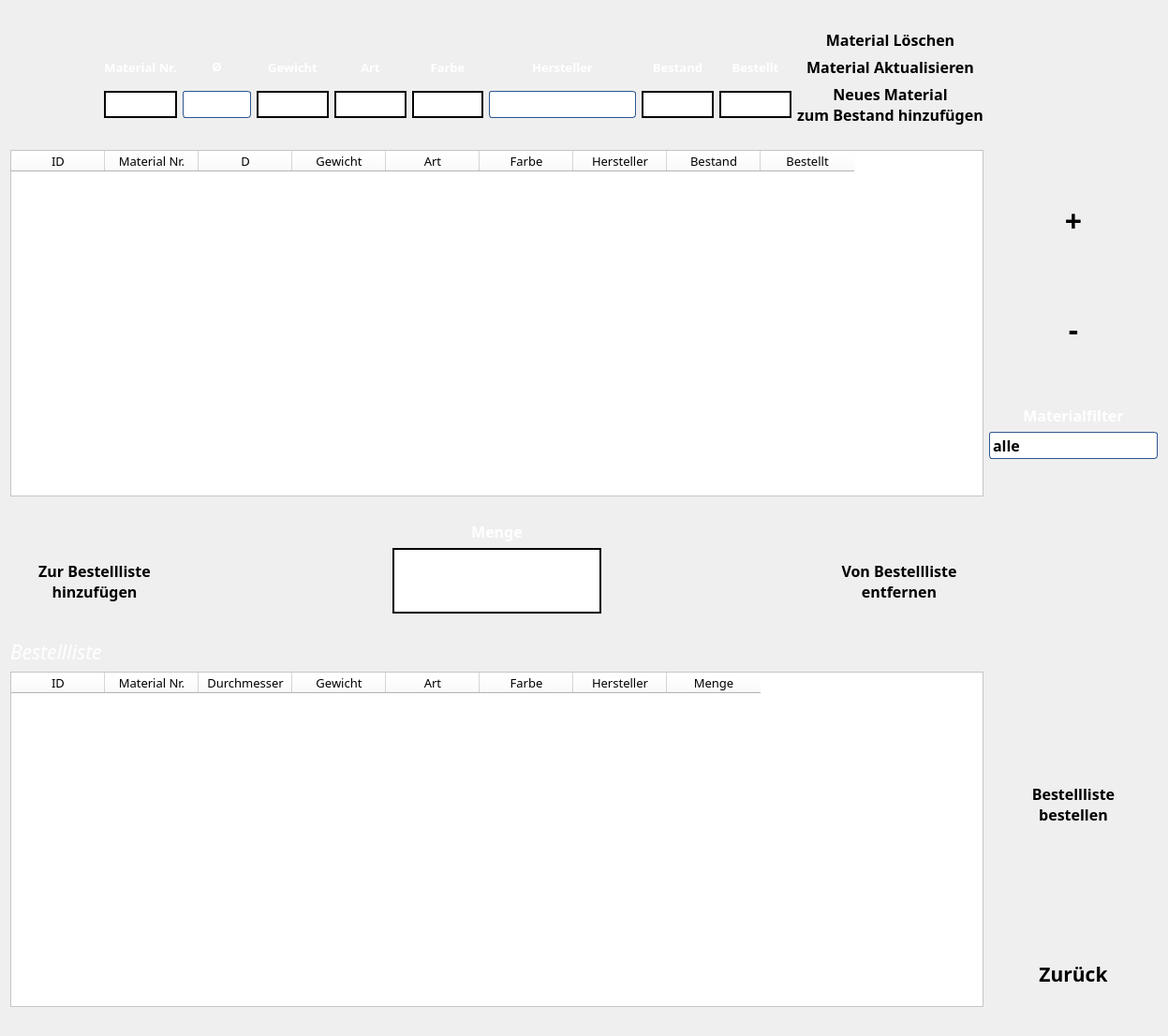
<?xml version="1.0" encoding="UTF-8"?>
<ui version="4.0">
 <class>materialbestand</class>
 <widget class="QDialog" name="materialbestand">
  <property name="geometry">
   <rect>
    <x>0</x>
    <y>0</y>
    <width>1247</width>
    <height>1106</height>
   </rect>
  </property>
  <property name="windowTitle">
   <string>Materialbestand</string>
  </property>
  <property name="styleSheet">
   <string notr="true">background-color:qlineargradient(x1: 0, y1: 0, x2: 0, y2: 1,
                     stop: 0 #7d7d7d, stop: 0.4 #787878,
                     stop: 0.5 #616161, stop: 1.0 #464646);</string>
  </property>
  <layout class="QGridLayout" name="gridLayout_2">
   <item row="7" column="0">
    <spacer name="verticalSpacer_8">
     <property name="orientation">
      <enum>Qt::Vertical</enum>
     </property>
     <property name="sizeType">
      <enum>QSizePolicy::Fixed</enum>
     </property>
     <property name="sizeHint" stdset="0">
      <size>
       <width>20</width>
       <height>20</height>
      </size>
     </property>
    </spacer>
   </item>
   <item row="4" column="1">
    <layout class="QVBoxLayout" name="verticalLayout_2">
     <item>
      <spacer name="verticalSpacer_6">
       <property name="orientation">
        <enum>Qt::Vertical</enum>
       </property>
       <property name="sizeHint" stdset="0">
        <size>
         <width>20</width>
         <height>40</height>
        </size>
       </property>
      </spacer>
     </item>
     <item>
      <widget class="QPushButton" name="PlusButton">
       <property name="minimumSize">
        <size>
         <width>180</width>
         <height>70</height>
        </size>
       </property>
       <property name="font">
        <font>
         <family>VW Head CarUI</family>
         <pointsize>24</pointsize>
         <weight>75</weight>
         <bold>true</bold>
        </font>
       </property>
       <property name="styleSheet">
        <string notr="true">QPushButton{
background: qlineargradient(x1: 0, y1: 0, x2: 0, y2: 1,
                     stop: 0 #c8def3, stop: 0.4 #79aee2,
                     stop: 0.5 #6fa3d6, stop: 1.0 #6798c7);
color:rgb(0, 0, 0);
border-style:outset;
}
QPushButton:hover{
background: qlineargradient(x1: 0, y1: 0, x2: 0, y2: 1,
                     stop: 0 #6798c7, stop: 0.4 #6fa3d6,
                     stop: 0.5 #79aee2, stop: 1.0 #c8def3);
border-style:outset;
border-width:3px;
border-color:rgb(46, 87, 143);
}
QPushButton:pressed{
background-color: rgb(200, 222, 243);
border-style:inset;
}
</string>
       </property>
       <property name="text">
        <string>+</string>
       </property>
      </widget>
     </item>
     <item>
      <spacer name="verticalSpacer_5">
       <property name="orientation">
        <enum>Qt::Vertical</enum>
       </property>
       <property name="sizeHint" stdset="0">
        <size>
         <width>20</width>
         <height>40</height>
        </size>
       </property>
      </spacer>
     </item>
     <item>
      <widget class="QPushButton" name="MinusButton">
       <property name="minimumSize">
        <size>
         <width>180</width>
         <height>70</height>
        </size>
       </property>
       <property name="font">
        <font>
         <family>VW Head CarUI</family>
         <pointsize>24</pointsize>
         <weight>75</weight>
         <bold>true</bold>
        </font>
       </property>
       <property name="styleSheet">
        <string notr="true">QPushButton{
background: qlineargradient(x1: 0, y1: 0, x2: 0, y2: 1,
                     stop: 0 #c8def3, stop: 0.4 #79aee2,
                     stop: 0.5 #6fa3d6, stop: 1.0 #6798c7);
color:rgb(0, 0, 0);
border-style:outset;
}
QPushButton:hover{
background: qlineargradient(x1: 0, y1: 0, x2: 0, y2: 1,
                     stop: 0 #6798c7, stop: 0.4 #6fa3d6,
                     stop: 0.5 #79aee2, stop: 1.0 #c8def3);
border-style:outset;
border-width:3px;
border-color:rgb(46, 87, 143);
}
QPushButton:pressed{
background-color: rgb(200, 222, 243);
border-style:inset;
}
</string>
       </property>
       <property name="text">
        <string>-</string>
       </property>
      </widget>
     </item>
     <item>
      <spacer name="verticalSpacer_4">
       <property name="orientation">
        <enum>Qt::Vertical</enum>
       </property>
       <property name="sizeHint" stdset="0">
        <size>
         <width>20</width>
         <height>40</height>
        </size>
       </property>
      </spacer>
     </item>
     <item>
      <widget class="QLabel" name="label">
       <property name="font">
        <font>
         <family>VW Head CarUI</family>
         <pointsize>12</pointsize>
         <weight>75</weight>
         <bold>true</bold>
        </font>
       </property>
       <property name="styleSheet">
        <string notr="true">color:rgb(255,255,255)</string>
       </property>
       <property name="text">
        <string>Materialfilter</string>
       </property>
       <property name="alignment">
        <set>Qt::AlignCenter</set>
       </property>
      </widget>
     </item>
     <item>
      <widget class="QComboBox" name="FilterBox">
       <property name="font">
        <font>
         <family>VW Head CarUI</family>
         <pointsize>12</pointsize>
         <weight>75</weight>
         <bold>true</bold>
        </font>
       </property>
       <property name="styleSheet">
        <string notr="true">QComboBox {
    border: 1px solid;
	border-color:rgb(46, 87, 143);
    border-radius: 3px;
    padding: 1px 18px 1px 3px;
    min-width: 6em;
}

QComboBox:editable {
    background: white;
}
QComboBox:hover {
    border-color:rgb(255, 255, 255);
}

QListView{
    background: rgb(255, 255, 255);
}

QComboBox:!editable, QComboBox::drop-down:editable {
     background: qlineargradient(x1: 0, y1: 0, x2: 0, y2: 1,
                                 stop: 0 #c8def3, stop: 0.4 #79aee2,
                                 stop: 0.5 #6fa3d6, stop: 1.0 #6798c7);
}

/* QComboBox gets the &quot;on&quot; state when the popup is open */
QComboBox:!editable:on, QComboBox::drop-down:editable:on {
    background: qlineargradient(x1: 0, y1: 0, x2: 0, y2: 1,
                                stop: 0 #6798c7, stop: 0.4 #6fa3d6,
                                stop: 0.5 #79aee2, stop: 1.0 #c8def3);
}

QComboBox:on { /* shift the text when the popup opens */
    padding-top: 3px;
    padding-left: 4px;
}

QComboBox::drop-down {
    subcontrol-origin: padding;
    subcontrol-position: top right;
    width: 15px;

    border-left-width: 1px;
    border-left-color: rgb(255, 255, 255);
    border-left-style: solid; /* just a single line */
    border-top-right-radius: 3px; /* same radius as the QComboBox */
    border-bottom-right-radius: 3px;
}

QComboBox::down-arrow {
    
}

QComboBox::down-arrow:on { /* shift the arrow when popup is open */
    top: 1px;
    left: 1px;
}</string>
       </property>
       <item>
        <property name="text">
         <string>alle</string>
        </property>
       </item>
       <item>
        <property name="text">
         <string>PLA</string>
        </property>
       </item>
       <item>
        <property name="text">
         <string>PLA-Refill</string>
        </property>
       </item>
       <item>
        <property name="text">
         <string>PETG</string>
        </property>
       </item>
       <item>
        <property name="text">
         <string>ABS</string>
        </property>
       </item>
       <item>
        <property name="text">
         <string>GreenTec</string>
        </property>
       </item>
       <item>
        <property name="text">
         <string>Filaflex</string>
        </property>
       </item>
       <item>
        <property name="text">
         <string>PC</string>
        </property>
       </item>
       <item>
        <property name="text">
         <string>PP</string>
        </property>
       </item>
       <item>
        <property name="text">
         <string>sonstige</string>
        </property>
       </item>
      </widget>
     </item>
     <item>
      <spacer name="verticalSpacer_7">
       <property name="orientation">
        <enum>Qt::Vertical</enum>
       </property>
       <property name="sizeHint" stdset="0">
        <size>
         <width>20</width>
         <height>40</height>
        </size>
       </property>
      </spacer>
     </item>
    </layout>
   </item>
   <item row="0" column="0">
    <spacer name="verticalSpacer_10">
     <property name="orientation">
      <enum>Qt::Vertical</enum>
     </property>
     <property name="sizeType">
      <enum>QSizePolicy::Fixed</enum>
     </property>
     <property name="sizeHint" stdset="0">
      <size>
       <width>20</width>
       <height>20</height>
      </size>
     </property>
    </spacer>
   </item>
   <item row="9" column="1">
    <layout class="QVBoxLayout" name="verticalLayout">
     <item>
      <spacer name="verticalSpacer_3">
       <property name="orientation">
        <enum>Qt::Vertical</enum>
       </property>
       <property name="sizeHint" stdset="0">
        <size>
         <width>20</width>
         <height>40</height>
        </size>
       </property>
      </spacer>
     </item>
     <item>
      <widget class="QPushButton" name="BestellenBut">
       <property name="minimumSize">
        <size>
         <width>180</width>
         <height>70</height>
        </size>
       </property>
       <property name="font">
        <font>
         <family>VW Head CarUI</family>
         <pointsize>12</pointsize>
         <weight>75</weight>
         <bold>true</bold>
        </font>
       </property>
       <property name="styleSheet">
        <string notr="true">QPushButton{
background: qlineargradient(x1: 0, y1: 0, x2: 0, y2: 1,
                     stop: 0 #c8def3, stop: 0.4 #79aee2,
                     stop: 0.5 #6fa3d6, stop: 1.0 #6798c7);
color:rgb(0, 0, 0);
border-style:outset;
}
QPushButton:hover{
background: qlineargradient(x1: 0, y1: 0, x2: 0, y2: 1,
                     stop: 0 #6798c7, stop: 0.4 #6fa3d6,
                     stop: 0.5 #79aee2, stop: 1.0 #c8def3);
border-style:outset;
border-width:3px;
border-color:rgb(46, 87, 143);
}
QPushButton:pressed{
background-color: rgb(200, 222, 243);
border-style:inset;
}
</string>
       </property>
       <property name="text">
        <string>Bestellliste
bestellen</string>
       </property>
      </widget>
     </item>
     <item>
      <spacer name="verticalSpacer">
       <property name="orientation">
        <enum>Qt::Vertical</enum>
       </property>
       <property name="sizeHint" stdset="0">
        <size>
         <width>20</width>
         <height>40</height>
        </size>
       </property>
      </spacer>
     </item>
     <item>
      <widget class="QPushButton" name="backToMainMenu">
       <property name="minimumSize">
        <size>
         <width>180</width>
         <height>70</height>
        </size>
       </property>
       <property name="font">
        <font>
         <family>VW Head CarUI</family>
         <pointsize>16</pointsize>
         <weight>75</weight>
         <bold>true</bold>
        </font>
       </property>
       <property name="styleSheet">
        <string notr="true">QPushButton{
background: qlineargradient(x1: 0, y1: 0, x2: 0, y2: 1,
                     stop: 0 #c8def3, stop: 0.4 #79aee2,
                     stop: 0.5 #6fa3d6, stop: 1.0 #6798c7);
color:rgb(0, 0, 0);
border-style:outset;
}
QPushButton:hover{
background: qlineargradient(x1: 0, y1: 0, x2: 0, y2: 1,
                     stop: 0 #6798c7, stop: 0.4 #6fa3d6,
                     stop: 0.5 #79aee2, stop: 1.0 #c8def3);
border-style:outset;
border-width:3px;
border-color:rgb(46, 87, 143);
}
QPushButton:pressed{
background-color: rgb(200, 222, 243);
border-style:inset;
}
</string>
       </property>
       <property name="text">
        <string>Zurück</string>
       </property>
      </widget>
     </item>
    </layout>
   </item>
   <item row="5" column="0">
    <spacer name="verticalSpacer_9">
     <property name="orientation">
      <enum>Qt::Vertical</enum>
     </property>
     <property name="sizeType">
      <enum>QSizePolicy::Fixed</enum>
     </property>
     <property name="sizeHint" stdset="0">
      <size>
       <width>20</width>
       <height>20</height>
      </size>
     </property>
    </spacer>
   </item>
   <item row="6" column="0">
    <layout class="QGridLayout" name="gridLayout">
     <item row="2" column="4">
      <widget class="QPushButton" name="delete2But">
       <property name="minimumSize">
        <size>
         <width>180</width>
         <height>70</height>
        </size>
       </property>
       <property name="font">
        <font>
         <family>VW Head CarUI</family>
         <pointsize>12</pointsize>
         <weight>75</weight>
         <bold>true</bold>
        </font>
       </property>
       <property name="styleSheet">
        <string notr="true">QPushButton{
background: qlineargradient(x1: 0, y1: 0, x2: 0, y2: 1,
                     stop: 0 #c8def3, stop: 0.4 #79aee2,
                     stop: 0.5 #6fa3d6, stop: 1.0 #6798c7);
color:rgb(0, 0, 0);
border-style:outset;
}
QPushButton:hover{
background: qlineargradient(x1: 0, y1: 0, x2: 0, y2: 1,
                     stop: 0 #6798c7, stop: 0.4 #6fa3d6,
                     stop: 0.5 #79aee2, stop: 1.0 #c8def3);
border-style:outset;
border-width:3px;
border-color:rgb(46, 87, 143);
}
QPushButton:pressed{
background-color: rgb(200, 222, 243);
border-style:inset;
}
</string>
       </property>
       <property name="text">
        <string>Von Bestellliste 
entfernen</string>
       </property>
      </widget>
     </item>
     <item row="2" column="0">
      <widget class="QPushButton" name="bestellHinzuBut">
       <property name="minimumSize">
        <size>
         <width>180</width>
         <height>70</height>
        </size>
       </property>
       <property name="font">
        <font>
         <family>VW Head CarUI</family>
         <pointsize>12</pointsize>
         <weight>75</weight>
         <bold>true</bold>
        </font>
       </property>
       <property name="styleSheet">
        <string notr="true">QPushButton{
background: qlineargradient(x1: 0, y1: 0, x2: 0, y2: 1,
                     stop: 0 #c8def3, stop: 0.4 #79aee2,
                     stop: 0.5 #6fa3d6, stop: 1.0 #6798c7);
color:rgb(0, 0, 0);
border-style:outset;
}
QPushButton:hover{
background: qlineargradient(x1: 0, y1: 0, x2: 0, y2: 1,
                     stop: 0 #6798c7, stop: 0.4 #6fa3d6,
                     stop: 0.5 #79aee2, stop: 1.0 #c8def3);
border-style:outset;
border-width:3px;
border-color:rgb(46, 87, 143);
}
QPushButton:pressed{
background-color: rgb(200, 222, 243);
border-style:inset;
}
</string>
       </property>
       <property name="text">
        <string>Zur Bestellliste 
hinzufügen</string>
       </property>
      </widget>
     </item>
     <item row="0" column="2">
      <widget class="QLabel" name="label_3">
       <property name="font">
        <font>
         <family>VW Head CarUI</family>
         <pointsize>12</pointsize>
         <weight>75</weight>
         <bold>true</bold>
        </font>
       </property>
       <property name="styleSheet">
        <string notr="true">color:rgb(255,255,255)</string>
       </property>
       <property name="text">
        <string>Menge</string>
       </property>
       <property name="alignment">
        <set>Qt::AlignCenter</set>
       </property>
      </widget>
     </item>
     <item row="2" column="2">
      <widget class="QLineEdit" name="li_counter">
       <property name="minimumSize">
        <size>
         <width>180</width>
         <height>70</height>
        </size>
       </property>
       <property name="font">
        <font>
         <family>VW Head CarUI</family>
         <pointsize>14</pointsize>
         <weight>75</weight>
         <bold>true</bold>
        </font>
       </property>
       <property name="styleSheet">
        <string notr="true">QLineEdit{
background-color:rgb(255, 255, 255);
border-style:solid;
border-width:2px;
border-color: qlineargradient(x1: 0, y1: 0, x2: 0, y2: 1,
                     stop: 0 #c8def3, stop: 0.4 #8daac4,
                     stop: 0.5 #5085b5, stop: 1.0 #226eb3);
}
QLineEdit:hover{
background-color:rgb(255, 255, 255);
border-style:solid;
border-width:2px;
border-color: qlineargradient(x1: 0, y1: 0, x2: 0, y2: 1,
                     stop: 0 #6798c7, stop: 0.4 #6fa3d6,
                     stop: 0.5 #79aee2, stop: 1.0 #c8def3);
}</string>
       </property>
       <property name="alignment">
        <set>Qt::AlignCenter</set>
       </property>
      </widget>
     </item>
     <item row="2" column="1">
      <spacer name="horizontalSpacer">
       <property name="orientation">
        <enum>Qt::Horizontal</enum>
       </property>
       <property name="sizeHint" stdset="0">
        <size>
         <width>40</width>
         <height>20</height>
        </size>
       </property>
      </spacer>
     </item>
     <item row="2" column="3">
      <spacer name="horizontalSpacer_2">
       <property name="orientation">
        <enum>Qt::Horizontal</enum>
       </property>
       <property name="sizeHint" stdset="0">
        <size>
         <width>40</width>
         <height>20</height>
        </size>
       </property>
      </spacer>
     </item>
    </layout>
   </item>
   <item row="10" column="0">
    <spacer name="verticalSpacer_11">
     <property name="orientation">
      <enum>Qt::Vertical</enum>
     </property>
     <property name="sizeType">
      <enum>QSizePolicy::Fixed</enum>
     </property>
     <property name="sizeHint" stdset="0">
      <size>
       <width>20</width>
       <height>20</height>
      </size>
     </property>
    </spacer>
   </item>
   <item row="8" column="0">
    <widget class="QLabel" name="label_2">
     <property name="font">
      <font>
       <family>Arial Rounded MT Bold</family>
       <pointsize>16</pointsize>
       <weight>50</weight>
       <italic>true</italic>
       <bold>false</bold>
       <underline>false</underline>
      </font>
     </property>
     <property name="styleSheet">
      <string notr="true">color:rgb(255,255,255)</string>
     </property>
     <property name="text">
      <string>Bestellliste</string>
     </property>
    </widget>
   </item>
   <item row="9" column="0">
    <widget class="QTableWidget" name="materialtable2">
     <property name="font">
      <font>
       <family>VW Head CarUI</family>
       <pointsize>10</pointsize>
      </font>
     </property>
     <property name="styleSheet">
      <string notr="true">background-color:rgb(255,255,255)</string>
     </property>
     <column>
      <property name="text">
       <string>ID</string>
      </property>
     </column>
     <column>
      <property name="text">
       <string>Material Nr.</string>
      </property>
     </column>
     <column>
      <property name="text">
       <string>Durchmesser</string>
      </property>
     </column>
     <column>
      <property name="text">
       <string>Gewicht</string>
      </property>
     </column>
     <column>
      <property name="text">
       <string>Art</string>
      </property>
     </column>
     <column>
      <property name="text">
       <string>Farbe</string>
      </property>
     </column>
     <column>
      <property name="text">
       <string>Hersteller</string>
      </property>
     </column>
     <column>
      <property name="text">
       <string>Menge</string>
      </property>
     </column>
    </widget>
   </item>
   <item row="4" column="0">
    <widget class="QTableWidget" name="materialtable">
     <property name="font">
      <font>
       <family>VW Head CarUI</family>
       <pointsize>10</pointsize>
      </font>
     </property>
     <property name="styleSheet">
      <string notr="true">background-color:rgb(255,255,255)</string>
     </property>
     <column>
      <property name="text">
       <string>ID</string>
      </property>
     </column>
     <column>
      <property name="text">
       <string>Material Nr.</string>
      </property>
     </column>
     <column>
      <property name="text">
       <string>D</string>
      </property>
     </column>
     <column>
      <property name="text">
       <string>Gewicht</string>
      </property>
     </column>
     <column>
      <property name="text">
       <string>Art</string>
      </property>
     </column>
     <column>
      <property name="text">
       <string>Farbe</string>
      </property>
     </column>
     <column>
      <property name="text">
       <string>Hersteller</string>
      </property>
     </column>
     <column>
      <property name="text">
       <string>Bestand</string>
      </property>
     </column>
     <column>
      <property name="text">
       <string>Bestellt</string>
      </property>
     </column>
    </widget>
   </item>
   <item row="2" column="0">
    <layout class="QGridLayout" name="gridLayout_3">
     <item row="1" column="9">
      <widget class="QPushButton" name="UpdateButton">
       <property name="font">
        <font>
         <family>VW Head CarUI</family>
         <pointsize>12</pointsize>
         <weight>75</weight>
         <bold>true</bold>
        </font>
       </property>
       <property name="styleSheet">
        <string notr="true">QPushButton{
background: qlineargradient(x1: 0, y1: 0, x2: 0, y2: 1,
                     stop: 0 #c8def3, stop: 0.4 #79aee2,
                     stop: 0.5 #6fa3d6, stop: 1.0 #6798c7);
color:rgb(0, 0, 0);
border-style:outset;
}
QPushButton:hover{
background: qlineargradient(x1: 0, y1: 0, x2: 0, y2: 1,
                     stop: 0 #6798c7, stop: 0.4 #6fa3d6,
                     stop: 0.5 #79aee2, stop: 1.0 #c8def3);
border-style:outset;
border-width:3px;
border-color:rgb(46, 87, 143);
}
QPushButton:pressed{
background-color: rgb(200, 222, 243);
border-style:inset;
}
</string>
       </property>
       <property name="text">
        <string>Material Aktualisieren</string>
       </property>
      </widget>
     </item>
     <item row="1" column="3">
      <widget class="QLabel" name="label_6">
       <property name="font">
        <font>
         <family>VW Head CarUI</family>
         <pointsize>10</pointsize>
         <weight>75</weight>
         <italic>false</italic>
         <bold>true</bold>
        </font>
       </property>
       <property name="styleSheet">
        <string notr="true">color:rgb(255,255,255)</string>
       </property>
       <property name="text">
        <string>Gewicht</string>
       </property>
       <property name="alignment">
        <set>Qt::AlignCenter</set>
       </property>
      </widget>
     </item>
     <item row="2" column="3">
      <widget class="QLineEdit" name="GewEdit">
       <property name="font">
        <font>
         <family>VW Head CarUI</family>
         <pointsize>12</pointsize>
         <weight>75</weight>
         <bold>true</bold>
        </font>
       </property>
       <property name="styleSheet">
        <string notr="true">QLineEdit{
background-color:rgb(255, 255, 255);
border-style:solid;
border-width:2px;
border-color: qlineargradient(x1: 0, y1: 0, x2: 0, y2: 1,
                     stop: 0 #c8def3, stop: 0.4 #8daac4,
                     stop: 0.5 #5085b5, stop: 1.0 #226eb3);
}
QLineEdit:hover{
background-color:rgb(255, 255, 255);
border-style:solid;
border-width:2px;
border-color: qlineargradient(x1: 0, y1: 0, x2: 0, y2: 1,
                     stop: 0 #6798c7, stop: 0.4 #6fa3d6,
                     stop: 0.5 #79aee2, stop: 1.0 #c8def3);
}</string>
       </property>
      </widget>
     </item>
     <item row="2" column="5">
      <widget class="QLineEdit" name="FarbeEdit">
       <property name="font">
        <font>
         <family>VW Head CarUI</family>
         <pointsize>12</pointsize>
         <weight>75</weight>
         <bold>true</bold>
        </font>
       </property>
       <property name="styleSheet">
        <string notr="true">QLineEdit{
background-color:rgb(255, 255, 255);
border-style:solid;
border-width:2px;
border-color: qlineargradient(x1: 0, y1: 0, x2: 0, y2: 1,
                     stop: 0 #c8def3, stop: 0.4 #8daac4,
                     stop: 0.5 #5085b5, stop: 1.0 #226eb3);
}
QLineEdit:hover{
background-color:rgb(255, 255, 255);
border-style:solid;
border-width:2px;
border-color: qlineargradient(x1: 0, y1: 0, x2: 0, y2: 1,
                     stop: 0 #6798c7, stop: 0.4 #6fa3d6,
                     stop: 0.5 #79aee2, stop: 1.0 #c8def3);
}</string>
       </property>
      </widget>
     </item>
     <item row="1" column="8">
      <widget class="QLabel" name="label_12">
       <property name="font">
        <font>
         <family>VW Head CarUI</family>
         <pointsize>10</pointsize>
         <weight>75</weight>
         <italic>false</italic>
         <bold>true</bold>
        </font>
       </property>
       <property name="styleSheet">
        <string notr="true">color:rgb(255,255,255)</string>
       </property>
       <property name="text">
        <string>Bestellt</string>
       </property>
       <property name="alignment">
        <set>Qt::AlignCenter</set>
       </property>
      </widget>
     </item>
     <item row="1" column="5">
      <widget class="QLabel" name="label_8">
       <property name="font">
        <font>
         <family>VW Head CarUI</family>
         <pointsize>10</pointsize>
         <weight>75</weight>
         <italic>false</italic>
         <bold>true</bold>
        </font>
       </property>
       <property name="styleSheet">
        <string notr="true">color:rgb(255,255,255)</string>
       </property>
       <property name="text">
        <string>Farbe</string>
       </property>
       <property name="alignment">
        <set>Qt::AlignCenter</set>
       </property>
      </widget>
     </item>
     <item row="2" column="8">
      <widget class="QLineEdit" name="li_bestellt">
       <property name="font">
        <font>
         <family>VW Head CarUI</family>
         <pointsize>12</pointsize>
         <weight>75</weight>
         <bold>true</bold>
        </font>
       </property>
       <property name="styleSheet">
        <string notr="true">QLineEdit{
background-color:rgb(255, 255, 255);
border-style:solid;
border-width:2px;
border-color: qlineargradient(x1: 0, y1: 0, x2: 0, y2: 1,
                     stop: 0 #c8def3, stop: 0.4 #8daac4,
                     stop: 0.5 #5085b5, stop: 1.0 #226eb3);
}
QLineEdit:hover{
background-color:rgb(255, 255, 255);
border-style:solid;
border-width:2px;
border-color: qlineargradient(x1: 0, y1: 0, x2: 0, y2: 1,
                     stop: 0 #6798c7, stop: 0.4 #6fa3d6,
                     stop: 0.5 #79aee2, stop: 1.0 #c8def3);
}</string>
       </property>
      </widget>
     </item>
     <item row="1" column="4">
      <widget class="QLabel" name="label_7">
       <property name="font">
        <font>
         <family>VW Head CarUI</family>
         <pointsize>10</pointsize>
         <weight>75</weight>
         <italic>false</italic>
         <bold>true</bold>
        </font>
       </property>
       <property name="styleSheet">
        <string notr="true">color:rgb(255,255,255)</string>
       </property>
       <property name="text">
        <string>Art</string>
       </property>
       <property name="alignment">
        <set>Qt::AlignCenter</set>
       </property>
      </widget>
     </item>
     <item row="1" column="2">
      <widget class="QLabel" name="label_5">
       <property name="font">
        <font>
         <family>VW Head CarUI</family>
         <pointsize>10</pointsize>
         <weight>75</weight>
         <italic>false</italic>
         <bold>true</bold>
        </font>
       </property>
       <property name="styleSheet">
        <string notr="true">color:rgb(255,255,255)</string>
       </property>
       <property name="text">
        <string>&lt;html&gt;&lt;head/&gt;&lt;body&gt;&lt;p&gt;Ø&lt;/p&gt;&lt;/body&gt;&lt;/html&gt;</string>
       </property>
       <property name="alignment">
        <set>Qt::AlignCenter</set>
       </property>
      </widget>
     </item>
     <item row="2" column="4">
      <widget class="QLineEdit" name="ArtEdit">
       <property name="font">
        <font>
         <family>VW Head CarUI</family>
         <pointsize>12</pointsize>
         <weight>75</weight>
         <bold>true</bold>
        </font>
       </property>
       <property name="styleSheet">
        <string notr="true">QLineEdit{
background-color:rgb(255, 255, 255);
border-style:solid;
border-width:2px;
border-color: qlineargradient(x1: 0, y1: 0, x2: 0, y2: 1,
                     stop: 0 #c8def3, stop: 0.4 #8daac4,
                     stop: 0.5 #5085b5, stop: 1.0 #226eb3);
}
QLineEdit:hover{
background-color:rgb(255, 255, 255);
border-style:solid;
border-width:2px;
border-color: qlineargradient(x1: 0, y1: 0, x2: 0, y2: 1,
                     stop: 0 #6798c7, stop: 0.4 #6fa3d6,
                     stop: 0.5 #79aee2, stop: 1.0 #c8def3);
}</string>
       </property>
      </widget>
     </item>
     <item row="1" column="1">
      <widget class="QLabel" name="label_4">
       <property name="font">
        <font>
         <family>VW Head CarUI</family>
         <pointsize>10</pointsize>
         <weight>75</weight>
         <italic>false</italic>
         <bold>true</bold>
        </font>
       </property>
       <property name="styleSheet">
        <string notr="true">color:rgb(255,255,255)</string>
       </property>
       <property name="text">
        <string>Material Nr.</string>
       </property>
       <property name="alignment">
        <set>Qt::AlignCenter</set>
       </property>
      </widget>
     </item>
     <item row="1" column="6">
      <widget class="QLabel" name="label_9">
       <property name="font">
        <font>
         <family>VW Head CarUI</family>
         <pointsize>10</pointsize>
         <weight>75</weight>
         <italic>false</italic>
         <bold>true</bold>
        </font>
       </property>
       <property name="styleSheet">
        <string notr="true">color:rgb(255,255,255)</string>
       </property>
       <property name="text">
        <string>Hersteller</string>
       </property>
       <property name="alignment">
        <set>Qt::AlignCenter</set>
       </property>
      </widget>
     </item>
     <item row="1" column="7">
      <widget class="QLabel" name="label_10">
       <property name="font">
        <font>
         <family>VW Head CarUI</family>
         <pointsize>10</pointsize>
         <weight>75</weight>
         <italic>false</italic>
         <bold>true</bold>
        </font>
       </property>
       <property name="styleSheet">
        <string notr="true">color:rgb(255,255,255)</string>
       </property>
       <property name="text">
        <string>Bestand</string>
       </property>
       <property name="alignment">
        <set>Qt::AlignCenter</set>
       </property>
      </widget>
     </item>
     <item row="2" column="2">
      <widget class="QComboBox" name="DurchBox">
       <property name="font">
        <font>
         <family>VW Head CarUI</family>
         <pointsize>12</pointsize>
         <weight>75</weight>
         <bold>true</bold>
        </font>
       </property>
       <property name="styleSheet">
        <string notr="true">QComboBox {
    border: 1px solid;
	border-color:rgb(46, 87, 143);
    border-radius: 3px;
    padding: 1px 18px 1px 3px;
    min-width: 6em;
}

QComboBox:editable {
    background: white;
}
QComboBox:hover {
    border-color:rgb(255, 255, 255);
}

QListView{
    background: rgb(255, 255, 255);
}

QComboBox:!editable, QComboBox::drop-down:editable {
     background: qlineargradient(x1: 0, y1: 0, x2: 0, y2: 1,
                                 stop: 0 #c8def3, stop: 0.4 #79aee2,
                                 stop: 0.5 #6fa3d6, stop: 1.0 #6798c7);
}

/* QComboBox gets the &quot;on&quot; state when the popup is open */
QComboBox:!editable:on, QComboBox::drop-down:editable:on {
    background: qlineargradient(x1: 0, y1: 0, x2: 0, y2: 1,
                                stop: 0 #6798c7, stop: 0.4 #6fa3d6,
                                stop: 0.5 #79aee2, stop: 1.0 #c8def3);
}

QComboBox:on { /* shift the text when the popup opens */
    padding-top: 3px;
    padding-left: 4px;
}

QComboBox::drop-down {
    subcontrol-origin: padding;
    subcontrol-position: top right;
    width: 15px;

    border-left-width: 1px;
    border-left-color: rgb(255, 255, 255);
    border-left-style: solid; /* just a single line */
    border-top-right-radius: 3px; /* same radius as the QComboBox */
    border-bottom-right-radius: 3px;
}

QComboBox::down-arrow {
    
}

QComboBox::down-arrow:on { /* shift the arrow when popup is open */
    top: 1px;
    left: 1px;
}</string>
       </property>
       <item>
        <property name="text">
         <string/>
        </property>
       </item>
       <item>
        <property name="text">
         <string>1,75</string>
        </property>
       </item>
       <item>
        <property name="text">
         <string>2,85</string>
        </property>
       </item>
      </widget>
     </item>
     <item row="0" column="9">
      <widget class="QPushButton" name="delButton">
       <property name="font">
        <font>
         <family>VW Head CarUI</family>
         <pointsize>12</pointsize>
         <weight>75</weight>
         <bold>true</bold>
        </font>
       </property>
       <property name="styleSheet">
        <string notr="true">QPushButton{
background: qlineargradient(x1: 0, y1: 0, x2: 0, y2: 1,
                     stop: 0 #c8def3, stop: 0.4 #79aee2,
                     stop: 0.5 #6fa3d6, stop: 1.0 #6798c7);
color:rgb(0, 0, 0);
border-style:outset;
}
QPushButton:hover{
background: qlineargradient(x1: 0, y1: 0, x2: 0, y2: 1,
                     stop: 0 #6798c7, stop: 0.4 #6fa3d6,
                     stop: 0.5 #79aee2, stop: 1.0 #c8def3);
border-style:outset;
border-width:3px;
border-color:rgb(46, 87, 143);
}
QPushButton:pressed{
background-color: rgb(200, 222, 243);
border-style:inset;
}
</string>
       </property>
       <property name="text">
        <string>Material Löschen</string>
       </property>
      </widget>
     </item>
     <item row="2" column="1">
      <widget class="QLineEdit" name="MatNrEdit">
       <property name="font">
        <font>
         <family>VW Head CarUI</family>
         <pointsize>12</pointsize>
         <weight>75</weight>
         <bold>true</bold>
        </font>
       </property>
       <property name="styleSheet">
        <string notr="true">QLineEdit{
background-color:rgb(255, 255, 255);
border-style:solid;
border-width:2px;
border-color: qlineargradient(x1: 0, y1: 0, x2: 0, y2: 1,
                     stop: 0 #c8def3, stop: 0.4 #8daac4,
                     stop: 0.5 #5085b5, stop: 1.0 #226eb3);
}
QLineEdit:hover{
background-color:rgb(255, 255, 255);
border-style:solid;
border-width:2px;
border-color: qlineargradient(x1: 0, y1: 0, x2: 0, y2: 1,
                     stop: 0 #6798c7, stop: 0.4 #6fa3d6,
                     stop: 0.5 #79aee2, stop: 1.0 #c8def3);
}</string>
       </property>
      </widget>
     </item>
     <item row="2" column="6">
      <widget class="QComboBox" name="HerstBox">
       <property name="font">
        <font>
         <family>VW Head CarUI</family>
         <pointsize>12</pointsize>
         <weight>75</weight>
         <bold>true</bold>
        </font>
       </property>
       <property name="styleSheet">
        <string notr="true">QComboBox {
    border: 1px solid;
	border-color:rgb(46, 87, 143);
    border-radius: 3px;
    padding: 1px 18px 1px 3px;
    min-width: 6em;
}

QComboBox:editable {
    background: white;
}
QComboBox:hover {
    border-color:rgb(255, 255, 255);
}

QListView{
    background: rgb(255, 255, 255);
}

QComboBox:!editable, QComboBox::drop-down:editable {
     background: qlineargradient(x1: 0, y1: 0, x2: 0, y2: 1,
                                 stop: 0 #c8def3, stop: 0.4 #79aee2,
                                 stop: 0.5 #6fa3d6, stop: 1.0 #6798c7);
}

/* QComboBox gets the &quot;on&quot; state when the popup is open */
QComboBox:!editable:on, QComboBox::drop-down:editable:on {
    background: qlineargradient(x1: 0, y1: 0, x2: 0, y2: 1,
                                stop: 0 #6798c7, stop: 0.4 #6fa3d6,
                                stop: 0.5 #79aee2, stop: 1.0 #c8def3);
}

QComboBox:on { /* shift the text when the popup opens */
    padding-top: 3px;
    padding-left: 4px;
}

QComboBox::drop-down {
    subcontrol-origin: padding;
    subcontrol-position: top right;
    width: 15px;

    border-left-width: 1px;
    border-left-color: rgb(255, 255, 255);
    border-left-style: solid; /* just a single line */
    border-top-right-radius: 3px; /* same radius as the QComboBox */
    border-bottom-right-radius: 3px;
}

QComboBox::down-arrow {
    
}

QComboBox::down-arrow:on { /* shift the arrow when popup is open */
    top: 1px;
    left: 1px;
}</string>
       </property>
       <item>
        <property name="text">
         <string/>
        </property>
       </item>
       <item>
        <property name="text">
         <string>Filamentworld</string>
        </property>
       </item>
       <item>
        <property name="text">
         <string>Das Filament</string>
        </property>
       </item>
      </widget>
     </item>
     <item row="2" column="7">
      <widget class="QLineEdit" name="li_bestand">
       <property name="font">
        <font>
         <family>VW Head CarUI</family>
         <pointsize>12</pointsize>
         <weight>75</weight>
         <bold>true</bold>
        </font>
       </property>
       <property name="styleSheet">
        <string notr="true">QLineEdit{
background-color:rgb(255, 255, 255);
border-style:solid;
border-width:2px;
border-color: qlineargradient(x1: 0, y1: 0, x2: 0, y2: 1,
                     stop: 0 #c8def3, stop: 0.4 #8daac4,
                     stop: 0.5 #5085b5, stop: 1.0 #226eb3);
}
QLineEdit:hover{
background-color:rgb(255, 255, 255);
border-style:solid;
border-width:2px;
border-color: qlineargradient(x1: 0, y1: 0, x2: 0, y2: 1,
                     stop: 0 #6798c7, stop: 0.4 #6fa3d6,
                     stop: 0.5 #79aee2, stop: 1.0 #c8def3);
}</string>
       </property>
      </widget>
     </item>
     <item row="2" column="0">
      <spacer name="horizontalSpacer_3">
       <property name="orientation">
        <enum>Qt::Horizontal</enum>
       </property>
       <property name="sizeType">
        <enum>QSizePolicy::Fixed</enum>
       </property>
       <property name="sizeHint" stdset="0">
        <size>
         <width>100</width>
         <height>20</height>
        </size>
       </property>
      </spacer>
     </item>
     <item row="2" column="9">
      <widget class="QPushButton" name="AddButton">
       <property name="font">
        <font>
         <family>VW Head CarUI</family>
         <pointsize>12</pointsize>
         <weight>75</weight>
         <bold>true</bold>
        </font>
       </property>
       <property name="styleSheet">
        <string notr="true">QPushButton{
background: qlineargradient(x1: 0, y1: 0, x2: 0, y2: 1,
                     stop: 0 #c8def3, stop: 0.4 #79aee2,
                     stop: 0.5 #6fa3d6, stop: 1.0 #6798c7);
color:rgb(0, 0, 0);
border-style:outset;
}
QPushButton:hover{
background: qlineargradient(x1: 0, y1: 0, x2: 0, y2: 1,
                     stop: 0 #6798c7, stop: 0.4 #6fa3d6,
                     stop: 0.5 #79aee2, stop: 1.0 #c8def3);
border-style:outset;
border-width:3px;
border-color:rgb(46, 87, 143);
}
QPushButton:pressed{
background-color: rgb(200, 222, 243);
border-style:inset;
}
</string>
       </property>
       <property name="text">
        <string>Neues Material 
zum Bestand hinzufügen</string>
       </property>
      </widget>
     </item>
    </layout>
   </item>
   <item row="3" column="0">
    <spacer name="verticalSpacer_12">
     <property name="orientation">
      <enum>Qt::Vertical</enum>
     </property>
     <property name="sizeType">
      <enum>QSizePolicy::Fixed</enum>
     </property>
     <property name="sizeHint" stdset="0">
      <size>
       <width>20</width>
       <height>20</height>
      </size>
     </property>
    </spacer>
   </item>
  </layout>
 </widget>
 <resources/>
 <connections/>
</ui>
